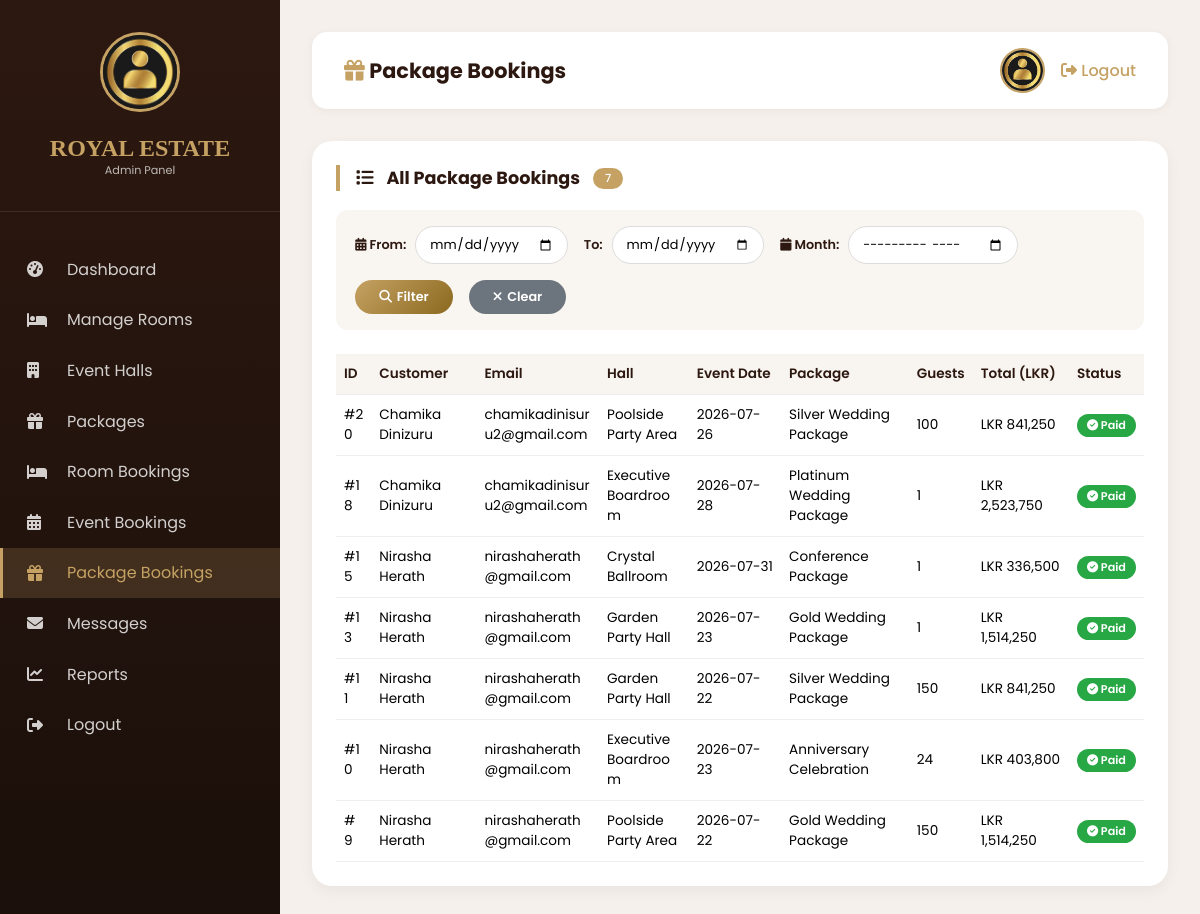
The app's page /admin/package-bookings.php (signed in) with its own data.
### tables this page shows
CREATE TABLE `event_bookings` (
  `id` int(11) NOT NULL,
  `user_id` int(11) NOT NULL,
  `hall_id` int(11) NOT NULL,
  `package_id` int(11) NOT NULL,
  `event_date` date NOT NULL,
  `guests` int(11) NOT NULL,
  `special_requests` text DEFAULT NULL,
  `estimated_price` decimal(10,2) NOT NULL,
  `final_price` decimal(10,2) DEFAULT NULL,
  `status` enum('pending','approved','rejected','completed') DEFAULT 'pending',
  `payment_status` enum('unpaid','paid','refunded') NOT NULL DEFAULT 'unpaid',
  `stripe_payment_intent_id` varchar(255) DEFAULT NULL,
  `booking_type` enum('event_hall','package') DEFAULT 'event_hall',
  `whatsapp_link` varchar(255) DEFAULT NULL,
  `created_at` timestamp NOT NULL DEFAULT current_timestamp(),
  `updated_at` timestamp NOT NULL DEFAULT current_timestamp() ON UPDATE current_timestamp()
);

CREATE TABLE `users` (
  `id` int(11) NOT NULL,
  `name` varchar(100) NOT NULL,
  `email` varchar(100) NOT NULL,
  `password` varchar(255) NOT NULL,
  `role` enum('user','admin','owner') DEFAULT 'user',
  `avatar` varchar(255) DEFAULT 'https://randomuser.me/api/portraits/men/32.jpg',
  `created_at` timestamp NOT NULL DEFAULT current_timestamp()
);

CREATE TABLE `event_halls` (
  `id` int(11) NOT NULL,
  `name` varchar(100) NOT NULL,
  `category` enum('wedding','party','conference') DEFAULT 'wedding',
  `capacity` int(11) NOT NULL,
  `base_price` decimal(10,2) NOT NULL,
  `description` text DEFAULT NULL,
  `amenities` text DEFAULT NULL,
  `badge` varchar(100) DEFAULT 'Premium',
  `image` varchar(255) DEFAULT NULL,
  `images` text DEFAULT NULL,
  `status` enum('active','inactive') DEFAULT 'active',
  `created_at` timestamp NOT NULL DEFAULT current_timestamp()
);

CREATE TABLE `packages` (
  `id` int(11) NOT NULL,
  `name` varchar(100) NOT NULL,
  `price` decimal(10,2) NOT NULL,
  `category` enum('wedding','party','corporate') DEFAULT 'wedding',
  `description` text DEFAULT NULL,
  `inclusions` text DEFAULT NULL,
  `image` varchar(255) DEFAULT NULL,
  `images` text DEFAULT NULL,
  `status` enum('active','inactive') DEFAULT 'active',
  `created_at` timestamp NOT NULL DEFAULT current_timestamp()
);

### admin/package-bookings.php (the view, shortened to what this page needs)
<?php
$admin_avatar = '../assets/images/admin-avatar.jpg';
$default_avatar = 'https://randomuser.me/api/portraits/men/2.jpg';
require_once '../config/db_connection.php';
$from_date = isset($_GET['from_date']) ? $_GET['from_date'] : '';
$to_date = isset($_GET['to_date']) ? $_GET['to_date'] : '';
$filter_month = isset($_GET['filter_month']) ? $_GET['filter_month'] : '';
$where = "WHERE 1=1";
$bookings = $conn->query("
    SELECT eb.id, u.name AS customer, u.email, h.name AS hall,
           eb.event_date, p.name AS package, eb.guests,
           eb.estimated_price, eb.final_price, eb.status, eb.payment_status,
           eb.booking_type
    FROM event_bookings eb
    JOIN users u ON eb.user_id = u.id
    JOIN event_halls h ON eb.hall_id = h.id
    JOIN packages p ON eb.package_id = p.id
    $where AND eb.booking_type = 'package'
    ORDER BY eb.created_at DESC
")->fetch_all(MYSQLI_ASSOC);
$total_count = count($bookings);
?>
<!DOCTYPE html>
<html lang="en">
<head>
    <link rel="stylesheet" href="https://cdnjs.cloudflare.com/ajax/libs/font-awesome/6.4.0/css/all.min.css">
</head>
<body>
<div class="admin-container">
    <div class="sidebar" id="sidebar">
        <div class="sidebar-header">
            <img src="<?php echo htmlspecialchars($admin_avatar); ?>" onerror="this.src='<?php echo $default_avatar; ?>'">
            <h2>ROYAL ESTATE</h2>
            <p>Admin Panel</p>
        </div>
        <div class="sidebar-nav">
            <a href="index.php"><i class="fas fa-tachometer-alt"></i> Dashboard</a>
            <a href="manage-rooms.php"><i class="fas fa-bed"></i> Manage Rooms</a>
            <a href="manage-halls.php"><i class="fas fa-building"></i> Event Halls</a>
            <a href="manage-packages.php"><i class="fas fa-gift"></i> Packages</a>
            <a href="room-bookings.php"><i class="fas fa-bed"></i> Room Bookings</a>
            <a href="event-bookings.php"><i class="fas fa-calendar-alt"></i> Event Bookings</a>
            <a href="package-bookings.php" class="active"><i class="fas fa-gift"></i> Package Bookings</a>
            <a href="manage-messages.php"><i class="fas fa-envelope"></i> Messages</a>
            <a href="reports.php"><i class="fas fa-chart-line"></i> Reports</a>
            <a href="logout.php"><i class="fas fa-sign-out-alt"></i> Logout</a>
        </div>
    </div>
    <div class="main-content">
        <div class="top-bar">
            <h2><i class="fas fa-gift"></i> Package Bookings</h2>
            <div class="top-bar-right">
                <img src="<?php echo htmlspecialchars($admin_avatar); ?>" onerror="this.src='<?php echo $default_avatar; ?>'">
                <a href="logout.php"><i class="fas fa-sign-out-alt"></i> Logout</a>
            </div>
        </div>
        <div class="card">
            <div class="card-header">
                <h3><i class="fas fa-list"></i> All Package Bookings <span class="badge-count"><?php echo $total_count; ?></span></h3>
            </div>
            <div class="filter-bar">
                <div class="filter-group">
                    <label><i class="fas fa-calendar-alt"></i> From:</label>
                    <input type="date" id="fromDate" value="<?php echo $from_date; ?>">
                </div>
                <div class="filter-group">
                    <label>To:</label>
                    <input type="date" id="toDate" value="<?php echo $to_date; ?>">
                </div>
                <div class="filter-group">
                    <label><i class="fas fa-calendar"></i> Month:</label>
                    <input type="month" id="filterMonth" value="<?php echo $filter_month; ?>">
                </div>
                <button class="btn-filter" onclick="applyFilter()"><i class="fas fa-search"></i> Filter</button>
                <a href="package-bookings.php" class="btn-clear"><i class="fas fa-times"></i> Clear</a>
            </div>
            <div class="table-wrapper">
                <table>
                    <thead>
                        <tr>
                            <th>ID</th>
                            <th>Customer</th>
                            <th>Email</th>
                            <th>Hall</th>
                            <th>Event Date</th>
                            <th>Package</th>
                            <th>Guests</th>
                            <th>Total (LKR)</th>
                            <th>Status</th>
                        </tr>
                    </thead>
                    <tbody>
                        <?php if(empty($bookings)): ?>
                            <tr><td colspan="9" class="no-results">No package bookings found.</td></tr>
                        <?php else: ?>
                            <?php foreach($bookings as $b): ?>
                            <tr>
                                <td data-label="ID">#<?php echo $b['id']; ?></td>
                                <td data-label="Customer"><?php echo htmlspecialchars($b['customer']); ?></td>
                                <td data-label="Email"><?php echo htmlspecialchars($b['email']); ?></td>
                                <td data-label="Hall"><?php echo htmlspecialchars($b['hall']); ?></td>
                                <td data-label="Event Date"><?php echo $b['event_date']; ?></td>
                                <td data-label="Package"><?php echo htmlspecialchars($b['package']); ?></td>
                                <td data-label="Guests"><?php echo $b['guests']; ?></td>
                                <td data-label="Total">
                                    <?php
                                    $price = $b['final_price'] ?? $b['estimated_price'];
                                    echo 'LKR ' . number_format($price);
                                    ?>
                                </td>
                                <td data-label="Status">
                                    <?php
                                    if (isset($b['payment_status']) && $b['payment_status'] === 'paid') {
                                        echo '<span class="badge badge-paid"><i class="fas fa-check-circle"></i> Paid</span>';
                                    } else {
                                        echo '<span class="badge badge-' . strtolower($b['status']) . '">' . ucfirst($b['status']) . '</span>';
                                    }
                                    ?>
                                </td>
                            </tr>
                            <?php endforeach; ?>
                        <?php endif; ?>
                    </tbody>
                </table>
            </div>
        </div>
    </div>
</div>
</body>
</html>

### admin/package-bookings.php (style rules this page uses)
* { margin: 0; padding: 0; box-sizing: border-box; }
body { font-family: 'Poppins', sans-serif; background: #f5f0eb; }
.admin-container { display: flex; min-height: 100vh; }
.sidebar { width: 280px; background: linear-gradient(180deg, #2c1810 0%, #1a0f0a 100%); color: white; position: fixed; top: 0; left: 0; bottom: 0; overflow-y: auto; z-index: 100; }
.sidebar-header { padding: 2rem 1.5rem; text-align: center; border-bottom: 1px solid rgba(255,255,255,0.1); }
.sidebar-header img { width: 80px; height: 80px; border-radius: 50%; border: 3px solid #c5a263; margin-bottom: 1rem; object-fit: cover; }
.sidebar-header h2 { font-family: 'Playfair Display', serif; color: #c5a263; font-size: 1.5rem; }
.sidebar-header p { font-size: 0.7rem; opacity: 0.7; }
.sidebar-nav { margin-top: 2rem; }
.sidebar-nav a { display: flex; align-items: center; gap: 1rem; padding: 0.8rem 1.5rem; color: rgba(255,255,255,0.8); text-decoration: none; transition: 0.3s; border-left: 3px solid transparent; }
.sidebar-nav a i { width: 24px; }
.sidebar-nav a:hover, .sidebar-nav a.active { background: rgba(197,162,99,0.2); color: #c5a263; border-left-color: #c5a263; }
.sidebar-nav a:hover i, .sidebar-nav a.active i { color: #c5a263; }
.main-content { flex: 1; margin-left: 280px; padding: 2rem; }
.top-bar { background: white; padding: 1rem 2rem; border-radius: 15px; display: flex; justify-content: space-between; align-items: center; margin-bottom: 2rem; box-shadow: 0 2px 10px rgba(0,0,0,0.05); }
.top-bar h2 { color: #2c1810; font-size: 1.3rem; }
.top-bar h2 i { color: #c5a263; }
.top-bar-right { display: flex; align-items: center; gap: 1rem; }
.top-bar-right img { width: 45px; height: 45px; border-radius: 50%; object-fit: cover; border: 2px solid #c5a263; }
.top-bar-right a { color: #c5a263; text-decoration: none; font-weight: 500; transition: 0.2s; }
.card { background: white; border-radius: 20px; padding: 1.5rem; margin-bottom: 2rem; box-shadow: 0 5px 15px rgba(0,0,0,0.05); }
.card-header { display: flex; justify-content: space-between; align-items: center; flex-wrap: wrap; gap: 0.5rem; margin-bottom: 1.2rem; }
.card-header h3 { color: #2c1810; border-left: 4px solid #c5a263; padding-left: 1rem; font-size: 1.1rem; display: flex; align-items: center; gap: 0.8rem; }
.badge-count { background: #c5a263; color: white; padding: 2px 12px; border-radius: 20px; font-size: 0.7rem; font-weight: 500; }
.filter-bar { background: #f9f5f0; padding: 1rem 1.2rem; border-radius: 12px; margin-bottom: 1.5rem; display: flex; flex-wrap: wrap; gap: 1rem; align-items: center; }
.filter-bar label { font-size: 0.8rem; font-weight: 600; color: #2c1810; margin-right: 0.3rem; }
.filter-bar input[type="date"], .filter-bar input[type="month"] { padding: 0.5rem 0.8rem; border-radius: 30px; border: 1px solid #ddd; font-family: 'Poppins', sans-serif; font-size: 0.8rem; background: white; outline: none; transition: 0.2s; }
.btn-filter { background: linear-gradient(135deg, #c5a263, #8b691f); color: white; border: none; padding: 0.5rem 1.5rem; border-radius: 30px; cursor: pointer; font-weight: 600; font-size: 0.8rem; transition: 0.2s; font-family: 'Poppins', sans-serif; display: inline-flex; align-items: center; gap: 0.3rem; }
.btn-clear { background: #6c757d; color: white; border: none; padding: 0.5rem 1.5rem; border-radius: 30px; cursor: pointer; font-weight: 600; font-size: 0.8rem; transition: 0.2s; font-family: 'Poppins', sans-serif; text-decoration: none; display: inline-flex; align-items: center; gap: 0.3rem; }
.table-wrapper { overflow-x: auto; }
table { width: 100%; border-collapse: collapse; font-size: 0.85rem; }
th, td { padding: 10px 8px; text-align: left; border-bottom: 1px solid #eee; vertical-align: middle; }
th { background: #f8f4ef; font-weight: 600; color: #2c1810; white-space: nowrap; }
td { word-break: break-word; }
.badge { padding: 3px 10px; border-radius: 20px; display: inline-block; font-size: 0.7rem; font-weight: 600; white-space: nowrap; }
.badge-paid { background: #28a745; color: white; }

### records on screen
event_bookings: id "20", user.name "Chamika Dinizuru", user.email "chamikadinisuru2@gmail.com", hall.name "Poolside Party Area", event_date "2026-07-26", package.name "Silver Wedding Package", guests "100", price "841,250", payment_status "paid" (drawn)
event_bookings: id "18", user.name "Chamika Dinizuru", user.email "chamikadinisuru2@gmail.com", hall.name "Executive Boardroom", event_date "2026-07-28", package.name "Platinum Wedding Package", guests "1", price "2,523,750", payment_status "paid" (drawn)
event_bookings: id "15", user.name "Nirasha Herath", user.email "nirashaherath@gmail.com", hall.name "Crystal Ballroom", event_date "2026-07-31", package.name "Conference Package", guests "1", price "336,500", payment_status "paid" (drawn)
event_bookings: id "13", user.name "Nirasha Herath", user.email "nirashaherath@gmail.com", hall.name "Garden Party Hall", event_date "2026-07-23", package.name "Gold Wedding Package", guests "1", price "1,514,250", payment_status "paid" (drawn)
event_bookings: id "11", user.name "Nirasha Herath", user.email "nirashaherath@gmail.com", hall.name "Garden Party Hall", event_date "2026-07-22", package.name "Silver Wedding Package", guests "150", price "841,250", payment_status "paid" (drawn)
event_bookings: id "10", user.name "Nirasha Herath", user.email "nirashaherath@gmail.com", hall.name "Executive Boardroom", event_date "2026-07-23", package.name "Anniversary Celebration", guests "24", price "403,800", payment_status "paid" (drawn)
event_bookings: id "9", user.name "Nirasha Herath", user.email "nirashaherath@gmail.com", hall.name "Poolside Party Area", event_date "2026-07-22", package.name "Gold Wedding Package", guests "150", price "1,514,250", payment_status "paid" (drawn)

### other values on screen
$total_count "7"
